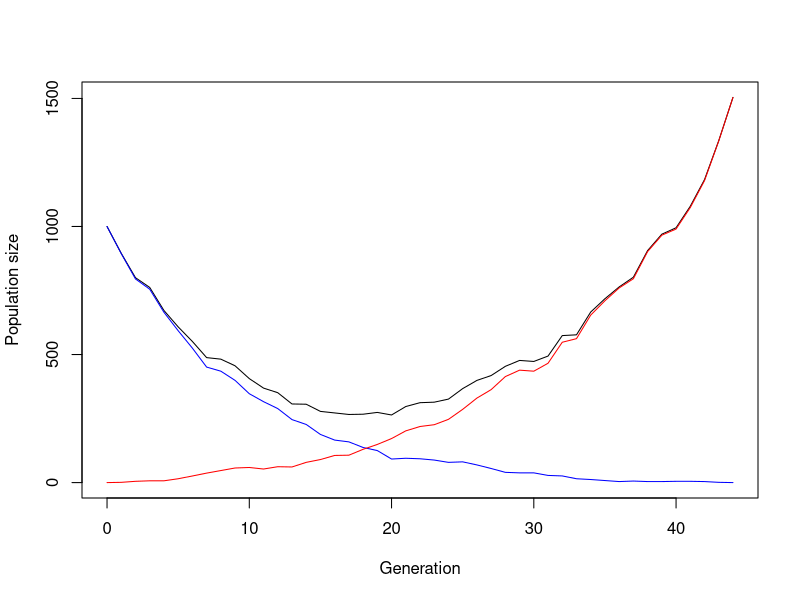

Here is the R script that generated this plot:
## ---- chunk 1
simulate_one_gen <- function(N_a, N_A, decay_rate, sel_coeff, mut_rate) {
  # draw offspring according to Poisson distribution
  offsp_a <- rpois(1, N_a * (1-decay_rate))
  offsp_A <- rpois(1, N_A * (1-decay_rate+sel_coeff))
  # draw new mutants according to Poisson distribution
  mut_a_to_A <- rpois(1, offsp_a * mut_rate)
  
  # determine new population sizes of wild type and mutant
  N_a_new <- max(offsp_a - mut_a_to_A, 0)
  N_A_new <-  offsp_A + mut_a_to_A
  
  return(c(N_a_new, N_A_new))
}
# Test the function
print(simulate_one_gen(100,0,0.1,0.2,0.01))
## ---- chunk 2
simulate_pop <- function(N_init_a, N_init_A, decay_rate, sel_coeff, mut_rate, t_max) {
  # Create the vector in which to save the results
  pop_vector <- c(N_init_a, N_init_A)
  # initiate the variables
  pop_new <- c(N_init_a, N_init_A)
  
  # run the simulation until generation t_max
  for (i in 1:t_max+1) {
    # redefine the current population one generation later
    pop_new <- simulate_one_gen(pop_new[1],pop_new[2], decay_rate, sel_coeff, mut_rate)
    # add the new population sizes to the output vector
    pop_vector <- rbind(pop_vector,pop_new)
    # condition to stop the simulation before t_max: either the population exceeds 1.5 times the original population size, or it goes extinct
    if (pop_new[1]+pop_new[2]>=1.5*(N_init_a+ N_init_A) | pop_new[1]+pop_new[2]==0) break
  }
  
  # define the row and column names of the output vector
  rownames(pop_vector) <- (0:t_max)[1:length(pop_vector[,1])] # note that the vector has to be cut if the simulation stopped early
  colnames(pop_vector) <- c("a","A")
  # return the result
  return(pop_vector)	
}


# Test the function and plot the result
# set t_max to a value to be used througout
max_gen <- 1000
# create your simulation data
output <- simulate_pop(1000,0,0.1,0.2,0.001,max_gen)
# show the last few lines of the data table
print(tail(output))
# plot the output - note that the plot range and the x axis have to be adjusted based on the length of the table
# determine x axis range 
x_range <- 0:(length(output[,1])-1)
# this plots the total population size
plot(x_range,output[,1]+output[,2],type='l',ylim=c(0,max(output[,1]+output[,2])),xlab =  "Generation",ylab = "Population size")
# add number of wild type individuals
lines(x_range,output[,1], col="blue")
# add number of mutant individuals
lines(x_range,output[,2], col="red")
## ---- chunk 3
# set some parameters to fixed values
init_a <- 100
init_A <- 0
m_rate <- 0.001
max_gen <- 1000
# determine how often to run the simulation for each set of parameters
no_replicates <- 100

# set parameters to vary
s_values <- c(0.2,0.3,0.4)
r_values <- c(0.05,0.1,0.15)

# initialize data table - where to collect the results
data_table <- c()
# run the simulation across all chosen parameters
# loop over decay rates
for(rval in r_values){
  # loop over selection coefficients
  for(sval in s_values){
    # different way of running many simulations: make replicates using "repeat" function with a counter i
    # reset counter
    i<-1
    repeat {
      # increase counter by one
      i<-i+1
      # run the simulation once
      one_run <- simulate_pop(init_a,init_A,rval,sval,m_rate,max_gen)
      # determine total population sizes
      total_size <- one_run[,1]+one_run[,2]
      # determine minimum population size
      min_size <- min(total_size)
      # determine (first) generation at which this population size occurred
      min_gen <- as.numeric(which(total_size==min_size)[1])
      # enter the data into the table
      data_table <- rbind(data_table,c(rval,sval,min_gen,min_size)) # note that we add the varying parameters (decay rate and selection coefficient) to the table too
      # stop the repeated computation after no_replicates times
      if(i>no_replicates) break
    }
  }
}
# define column names of data table
colnames(data_table) <- c("r","s","min_gen","no_min")
# show the first lines of the output
print(head(data_table))
